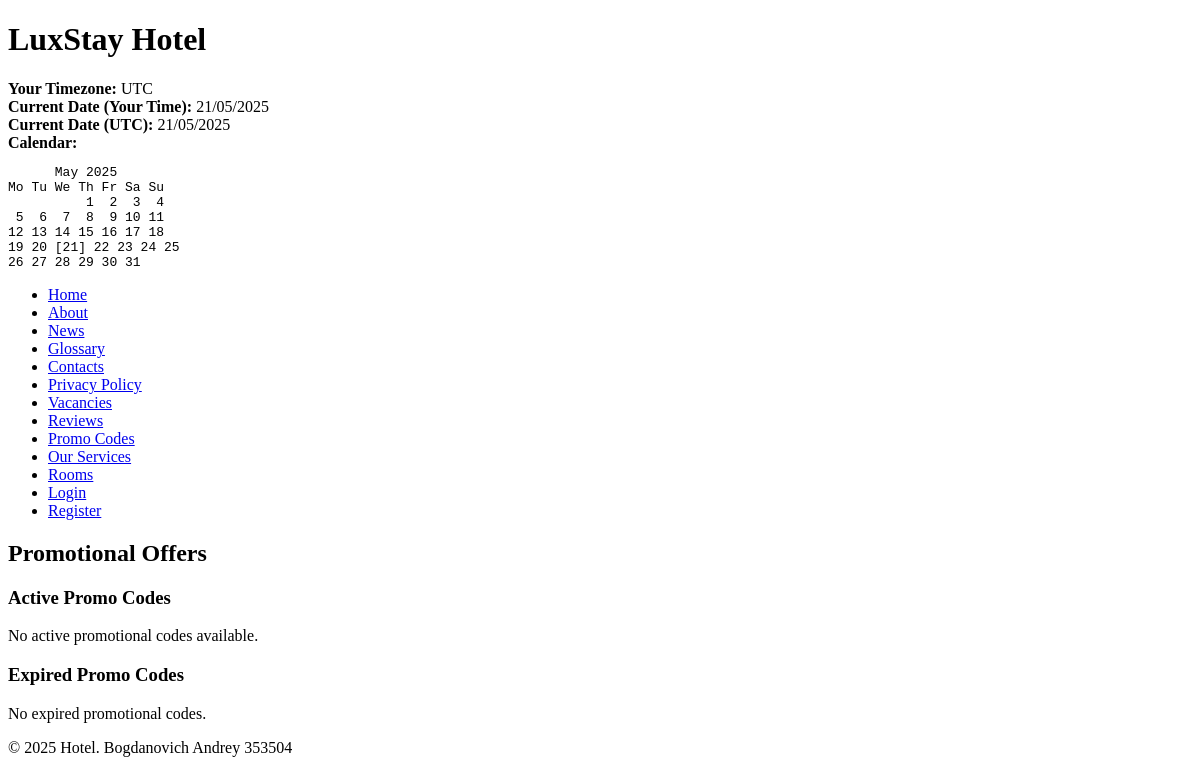
Before: /promo-codes/ with the older database file.
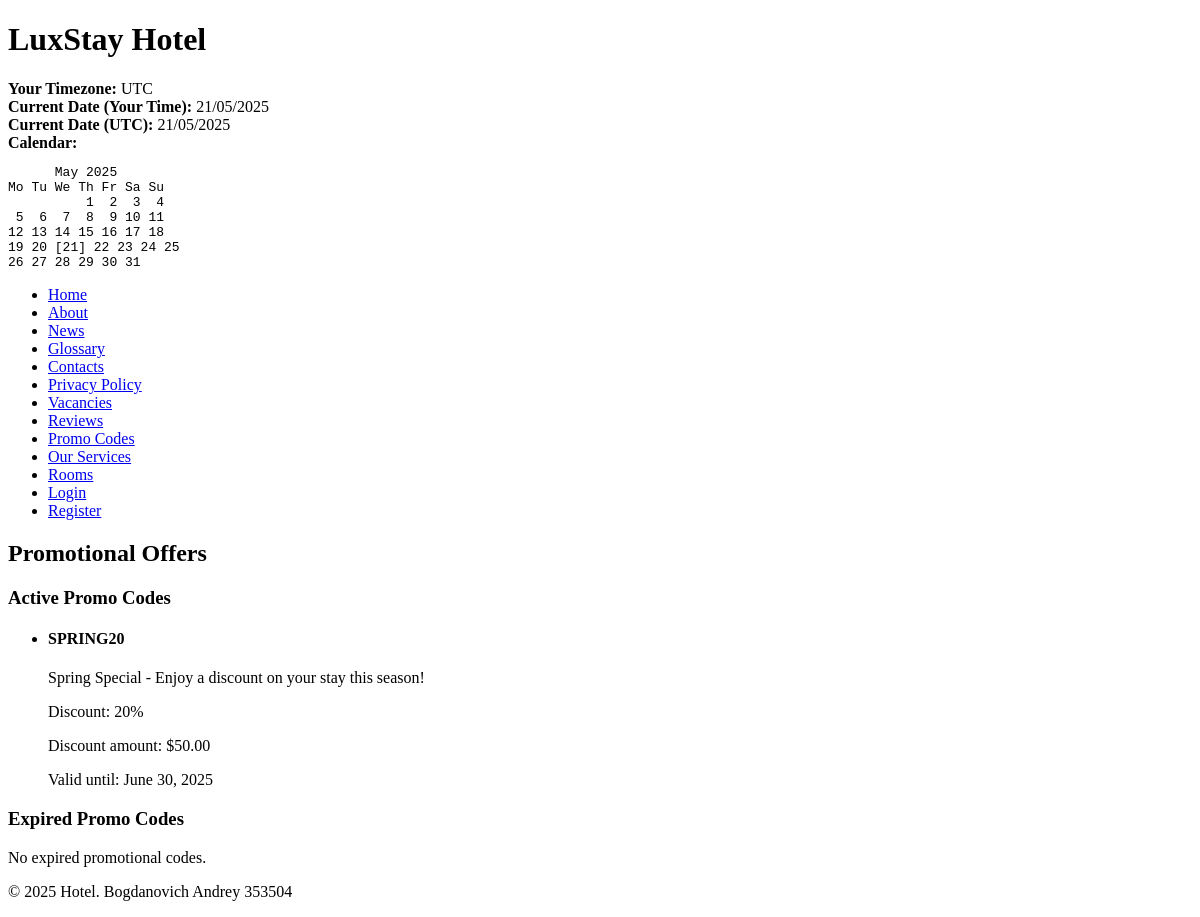
After: the same page with the newer database file.
### hotel/models.py (models this page shows, shortened)
class PromoCode(models.Model):
    code = models.CharField(max_length=20, unique=True)
    description = models.TextField()
    discount_percent = models.PositiveSmallIntegerField(default=0)
    discount_amount = models.DecimalField(max_digits=10, decimal_places=2, default=0)
    valid_from = models.DateField()
    valid_to = models.DateField()
    is_active = models.BooleanField(default=True)

### hotel/views.py (the view)
# urls.py: path('promo-codes/', views.promo_codes, name='promo_codes'),
def promo_codes(request):
    active_codes = PromoCode.objects.filter(is_active=True).order_by('valid_to')
    expired_codes = PromoCode.objects.filter(is_active=False).order_by('-valid_to')
    return render(request, 'hotel/promo_codes.html', {'active_codes': active_codes, 'expired_codes': expired_codes})

### hotel/templates/hotel/promo_codes.html (shortened to what this page needs)
{% extends "hotel/base.html" %}
{% block content %}
    <h2>Promotional Offers</h2>
    <h3>Active Promo Codes</h3>
    {% if active_codes %}
        <ul>
            {% for code in active_codes %}
                <li>
                    <h4>{{ code.code }}</h4>
                    <p>{{ code.description }}</p>
                    {% if code.discount_percent > 0 %}
                        <p>Discount: {{ code.discount_percent }}%</p>
                    {% endif %}
                    {% if code.discount_amount > 0 %}
                        <p>Discount amount: ${{ code.discount_amount }}</p>
                    {% endif %}
                    <p>Valid until: {{ code.valid_to|date:"F d, Y" }}</p>
                </li>
            {% endfor %}
        </ul>
    {% else %}
        <p>No active promotional codes available.</p>
    {% endif %}
    <h3>Expired Promo Codes</h3>
    {% if expired_codes %}
        <ul>
            {% for code in expired_codes %}
                <li>
                    <h4>{{ code.code }}</h4>
                    <p>{{ code.description }}</p>
                    <p>Expired on: {{ code.valid_to|date:"F d, Y" }}</p>
                </li>
            {% endfor %}
        </ul>
    {% else %}
        <p>No expired promotional codes.</p>
    {% endif %}
{% endblock %}

Changed rows visible on the page:
added PromoCode: code "SPRING20", description "Spring Special - Enjoy a discount on your stay this season!", discount_percent "20", discount_amount "50.00", valid_to "June 30, 2025"
Other visible differences:
text no longer shown: "No active promotional codes available."
